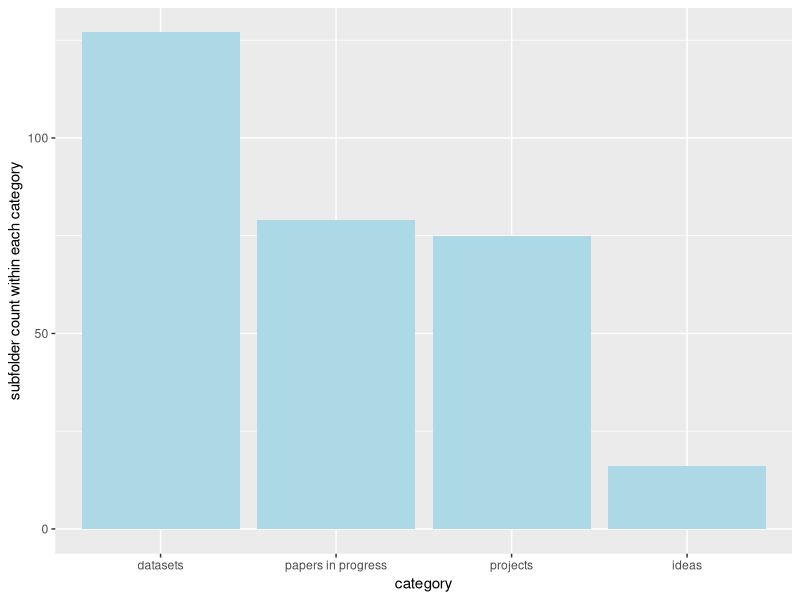
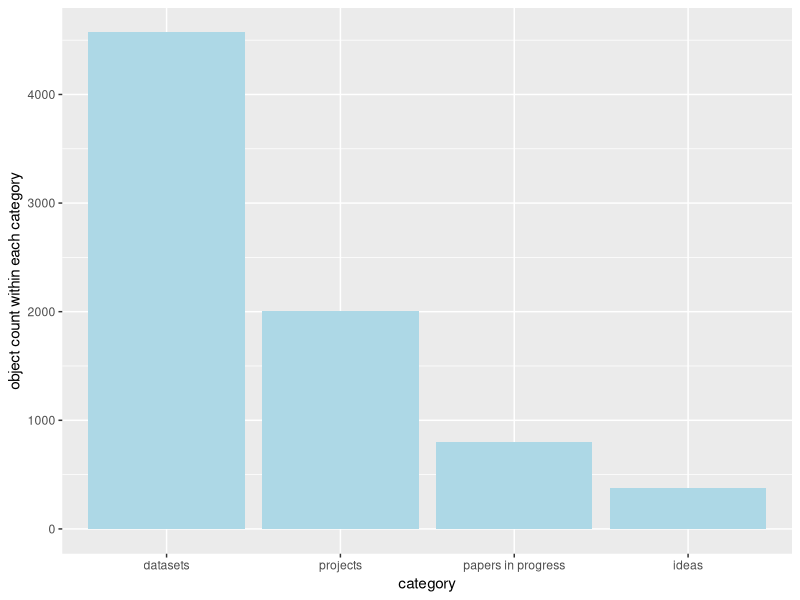
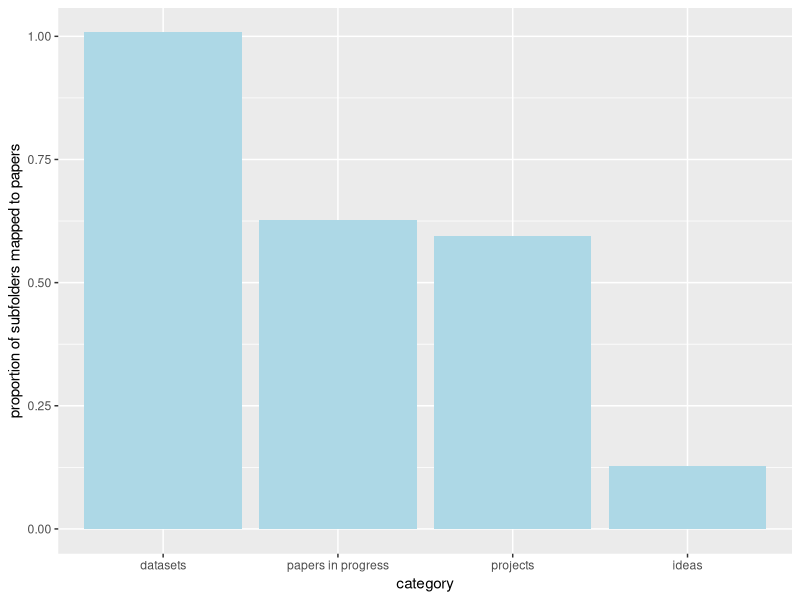
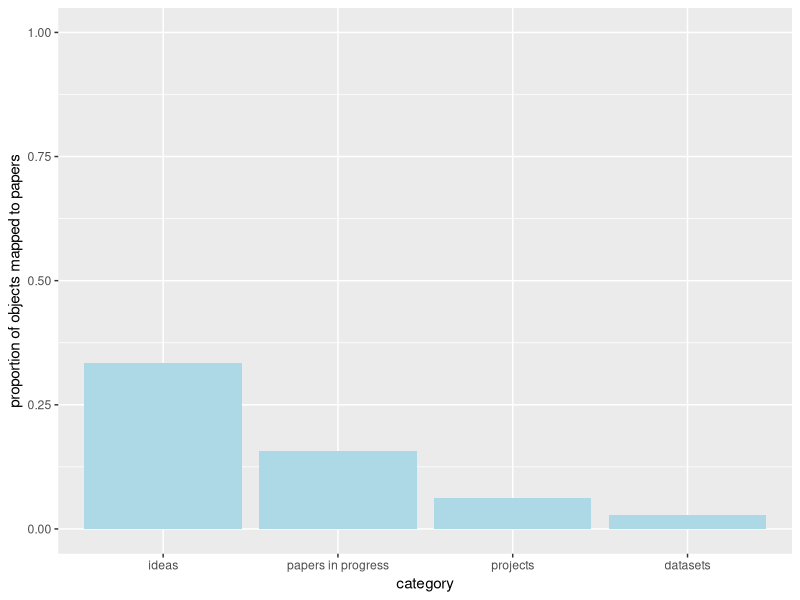
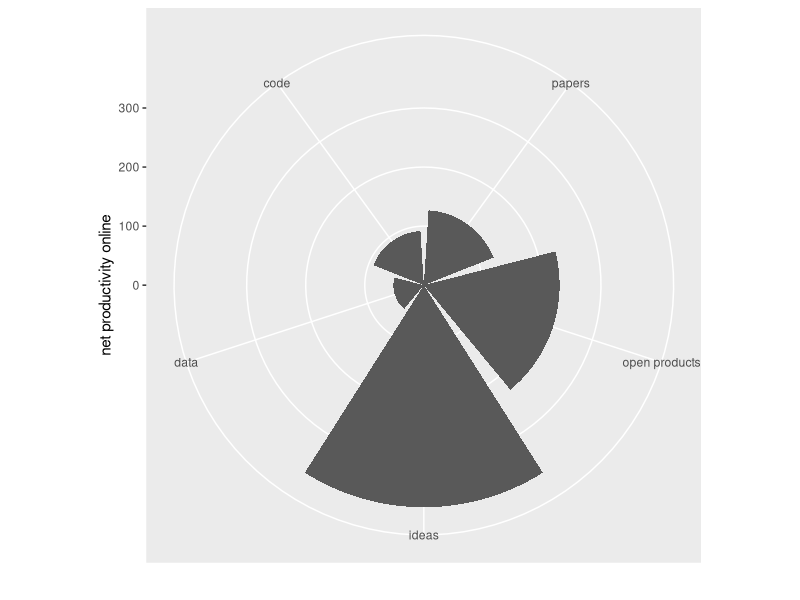
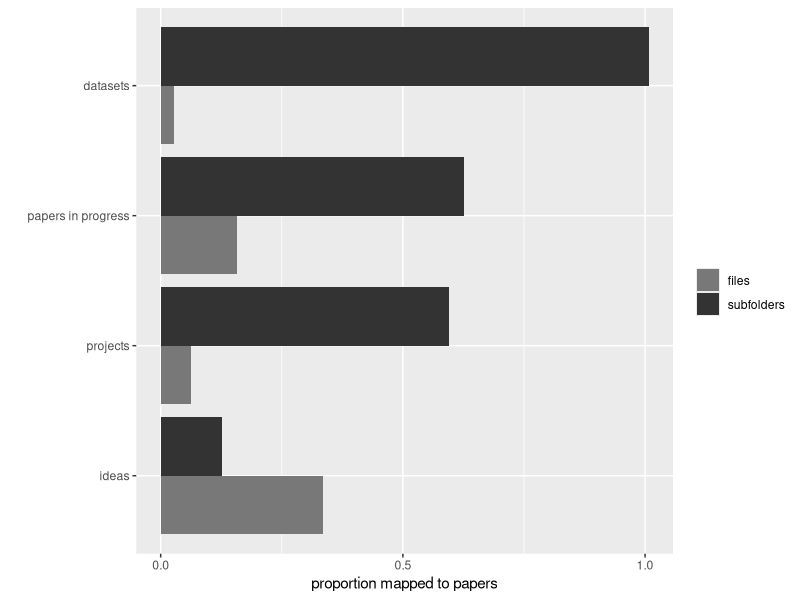

Source code (R) for these figures, in order:
## ---- chunk 1
library(tidyverse)
#topological data####
data <- read_csv("data/idea.outcomes.csv")
#meta-data####
#Category refers to the major folders of research associated with scientific ideas on my local HD (i.e. parent directories). Subfolders codified here are to one-level down -first-order sub (i.e. child directories). An object was the total number of files within each parent folder. The OSX finder tool, get info, was used to count these subfolders and objects.

#outcomes####
#for simplicity, the outcome here was direct, total number of publications in print or press only - 126.  However, using my ORCID, the total 'works' estimated is at 357. This included datasets and other scientific outputs. Impactstory also indexes alt-products using ORCID. A more advanced analysis should explore sensitivity of outcome estimates.

papers <- 126
#tidy form
tidy.data <- data %>% group_by(category) %>% gather(key = class, value = counts, subfolders, objects) %>% mutate(proportions = case_when(class == "subfolders" ~ counts/papers, class == "objects" ~ papers/counts)) %>% mutate(class = ifelse(class == "objects", "files", class))

#deprecated but kept
data <- data %>% mutate(proportion = (subfolders/papers), prop.objects = (papers/objects)) #note demominator change based on logic of by semantics

#alt-crack at wrangle to address denominator issues
#tidy.data2 <- data %>% group_by(category) %>% gather(key = class, value = counts, subfolders, objects) %>% gather(key = type, value = proportions, proportion, prop.objects) %>% select(-type) #not elegant but it got the job done, whew #better after some thought to be more tidier and to be able to stack for data viz


## ---- chunk 2
#data viz####
ggplot(data, aes(x = reorder(category, -subfolders), subfolders)) +
  geom_bar(stat = "identity", fill = "lightblue") +
  labs(x = "category", y = "subfolder count within each category")

ggplot(data, aes(x = reorder(category, -objects), objects)) +
  geom_bar(stat = "identity", fill = "lightblue") +
  labs(x = "category", y = "object count within each category")

#weight by outcomes####
#total publications
ggplot(data, aes(x = reorder(category, -proportion), proportion)) +
  geom_bar(stat = "identity", fill = "lightblue") +
  labs(x = "category", y = "proportion of subfolders mapped to papers")

ggplot(data, aes(x = reorder(category, -prop.objects), prop.objects)) +
  geom_bar(stat = "identity", fill = "lightblue") +
  ylim(0,1) +
  labs(x = "category", y = "proportion of objects mapped to papers")

#for publication
products <- read_csv("data/products.csv")
products <- products %>% filter(category != "papers in progress") #online shared

ggplot(products, aes(category, counts)) +
  geom_bar(stat = "identity") +
  coord_polar(direction = -1) +
  labs(x = "", y = "net productivity online")

cols <- c(files = "grey47", subfolders = "gray20")
ggplot(tidy.data, aes(x = reorder(category, proportions), proportions, fill = class)) +
  geom_bar(stat = "identity", position = "dodge") +
  scale_y_continuous(breaks = seq(0,1,by = 0.5)) +
  labs(x = "", y = "proportion mapped to papers", fill ="") +
  coord_flip() + scale_fill_manual(values = cols) 



